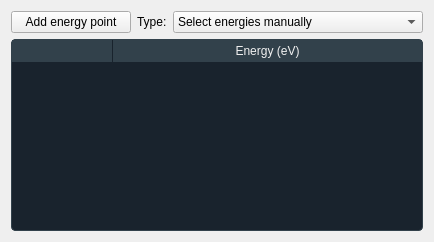
       <widget class="QWidget" name="tab_2">
        <attribute name="title">
         <string>Energy calibration</string>
        </attribute>
        <layout class="QVBoxLayout" name="verticalLayout_2">
         <item>
          <layout class="QVBoxLayout" name="verticalLayout_3">
           <item>
            <layout class="QHBoxLayout" name="horizontalLayout">
             <item>
              <widget class="QPushButton" name="btn_addEnergyPoint">
               <property name="minimumSize">
                <size>
                 <width>120</width>
                 <height>0</height>
                </size>
               </property>
               <property name="text">
                <string>Add energy point</string>
               </property>
               <property name="icon">
                <iconset>
                 <normaloff>../icons/addRoi.png</normaloff>../icons/addRoi.png</iconset>
               </property>
              </widget>
             </item>
             <item>
              <widget class="QLabel" name="label">
               <property name="text">
                <string>Type:</string>
               </property>
              </widget>
             </item>
             <item>
              <widget class="QComboBox" name="comboBox">
               <property name="sizePolicy">
                <sizepolicy hsizetype="Expanding" vsizetype="Fixed">
                 <horstretch>0</horstretch>
                 <verstretch>0</verstretch>
                </sizepolicy>
               </property>
               <property name="minimumSize">
                <size>
                 <width>250</width>
                 <height>22</height>
                </size>
               </property>
               <item>
                <property name="text">
                 <string>Select energies manually</string>
                </property>
               </item>
              </widget>
             </item>
            </layout>
           </item>
           <item>
            <widget class="QTableWidget" name="tableWidget_2">
             <property name="styleSheet">
              <string notr="true">QTableWidget {
  background-color: #19232D;
  border: 1px solid #32414B;
  color: #F0F0F0;
  gridline-color: #32414B;
  border-radius: 4px;
}

QTableWidget:disabled {
  background-color: #19232D;
  color: #787878;
}

QTableWidget:selected {
  background: #1464A0;
  color: #32414B;
}


QTableWidget::hover {
  background-color: #19232D;
  border: 1px solid #148CD2;
}

QTableWidget::item:pressed {
  background-color: #1464A0;
}

QTableWidget::item:selected:hover {
  background: #1464A0;
  color: #19232D;
}


QTableWidget::item:selected:active {
  background-color: #1464A0;
}

QTableWidget::item:!selected:hover {
  outline: 0;
  color: #148CD2;
  background-color: #32414B;
}

QHeaderView {
  background-color: #32414B;
  border: 0px transparent #32414B;
  padding: 0px;
  margin: 0px;
  border-radius: 0px;
}

QHeaderView:disabled {
  background-color: #32414B;
  border: 1px transparent #32414B;
  padding: 2px;
}

QHeaderView::section {
  background-color: #32414B;
  color: #F0F0F0;
  padding: 2px;
  border-radius: 0px;
  text-align: left;
}

QHeaderView::section:checked {
  color: #F0F0F0;
  background-color: #1464A0;
}

QHeaderView::section:checked:disabled {
  color: #787878;
  background-color: #14506E;
}

QHeaderView::section::horizontal {
  border-left: 1px solid #19232D;
}

QHeaderView::section::horizontal::first, QHeaderView::section::horizontal::only-one {
  border-left: 1px solid #32414B;
}

QHeaderView::section::horizontal:disabled {
  color: #787878;
}

QHeaderView::section::vertical {
  border-top: 1px solid #19232D;
}

QHeaderView::section::vertical::first, QHeaderView::section::vertical::only-one {
  border-top: 1px solid #32414B;
}

QHeaderView::section::vertical:disabled {
  color: #787878;
}

QHeaderView::down-arrow {
  /* Those settings (border/width/height/background-color) solve bug */
  /* transparent arrow background and size */
  background-color: #32414B;
  height: 12px;
  width: 12px;
  image: url(&quot;:/qss_icons/rc/arrow_down.png&quot;);
}

QHeaderView::up-arrow {
  background-color: #32414B;
  height: 12px;
  width: 12px;
  image: url(&quot;:/qss_icons/rc/arrow_up.png&quot;);
}</string>
             </property>
             <property name="alternatingRowColors">
              <bool>false</bool>
             </property>
             <property name="rowCount">
              <number>0</number>
             </property>
             <attribute name="horizontalHeaderStretchLastSection">
              <bool>true</bool>
             </attribute>
             <attribute name="verticalHeaderVisible">
              <bool>false</bool>
             </attribute>
             <column>
              <property name="text">
               <string/>
              </property>
             </column>
             <column>
              <property name="text">
               <string>Energy (eV)</string>
              </property>
             </column>
            </widget>
           </item>
          </layout>
         </item>
        </layout>
       </widget>
